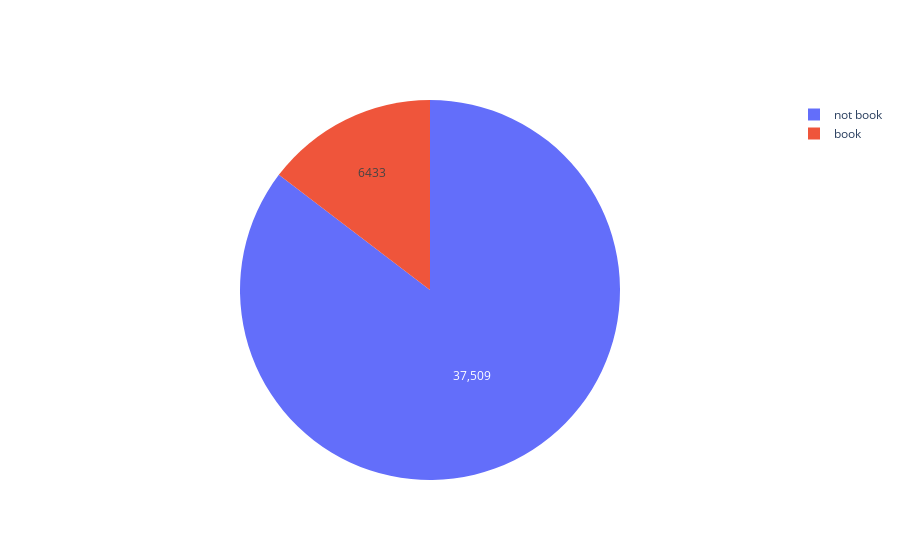

Source (notebook cell):
### Code cell
trace = go.Pie(labels = labels, values = x, hoverinfo = 'label + percent', textinfo = 'value')
iplot([trace])

### Figure 1 — Plotly figure (JSON) as saved in the notebook; plotly's stock layout.template omitted (floating-point values rounded to 4 significant figures)
{"data": [{"hoverinfo": "label+percent", "labels": ["not book", "book"], "textinfo": "value", "type": "pie", "values": [37509, 6433]}], "layout": {}}
